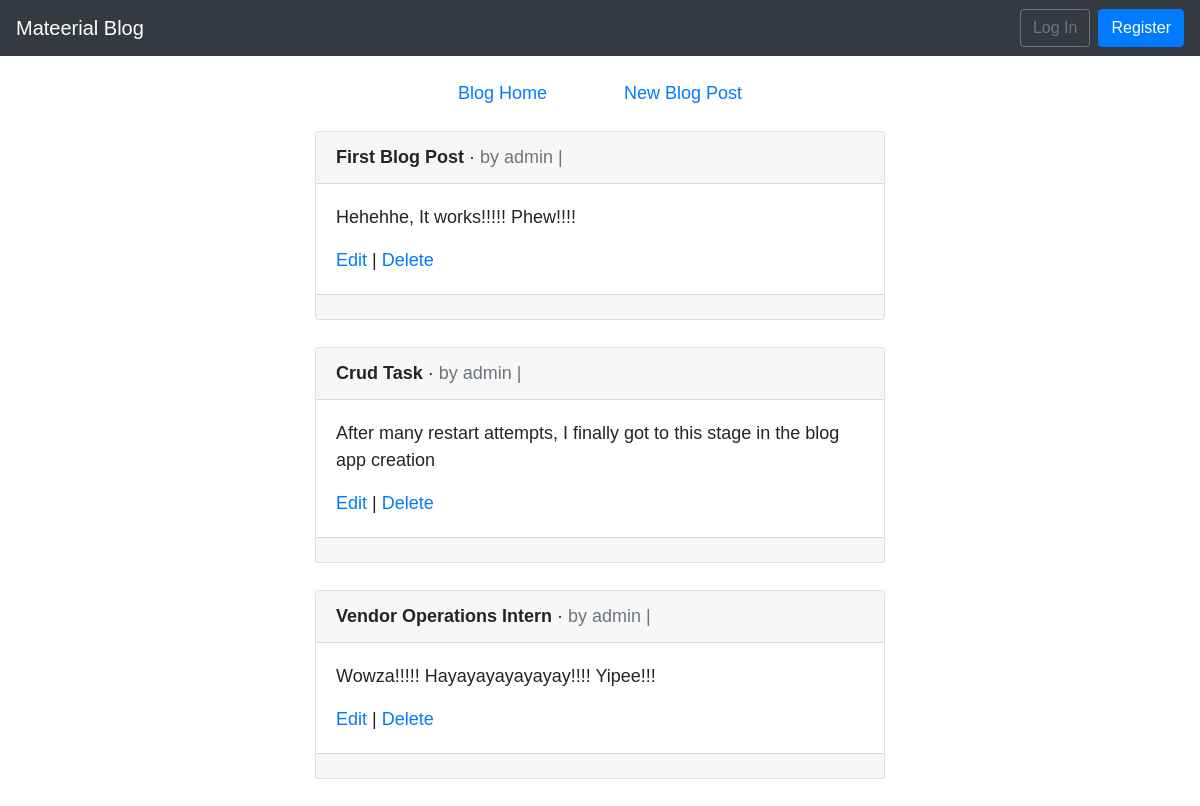
The app's page /, older data.
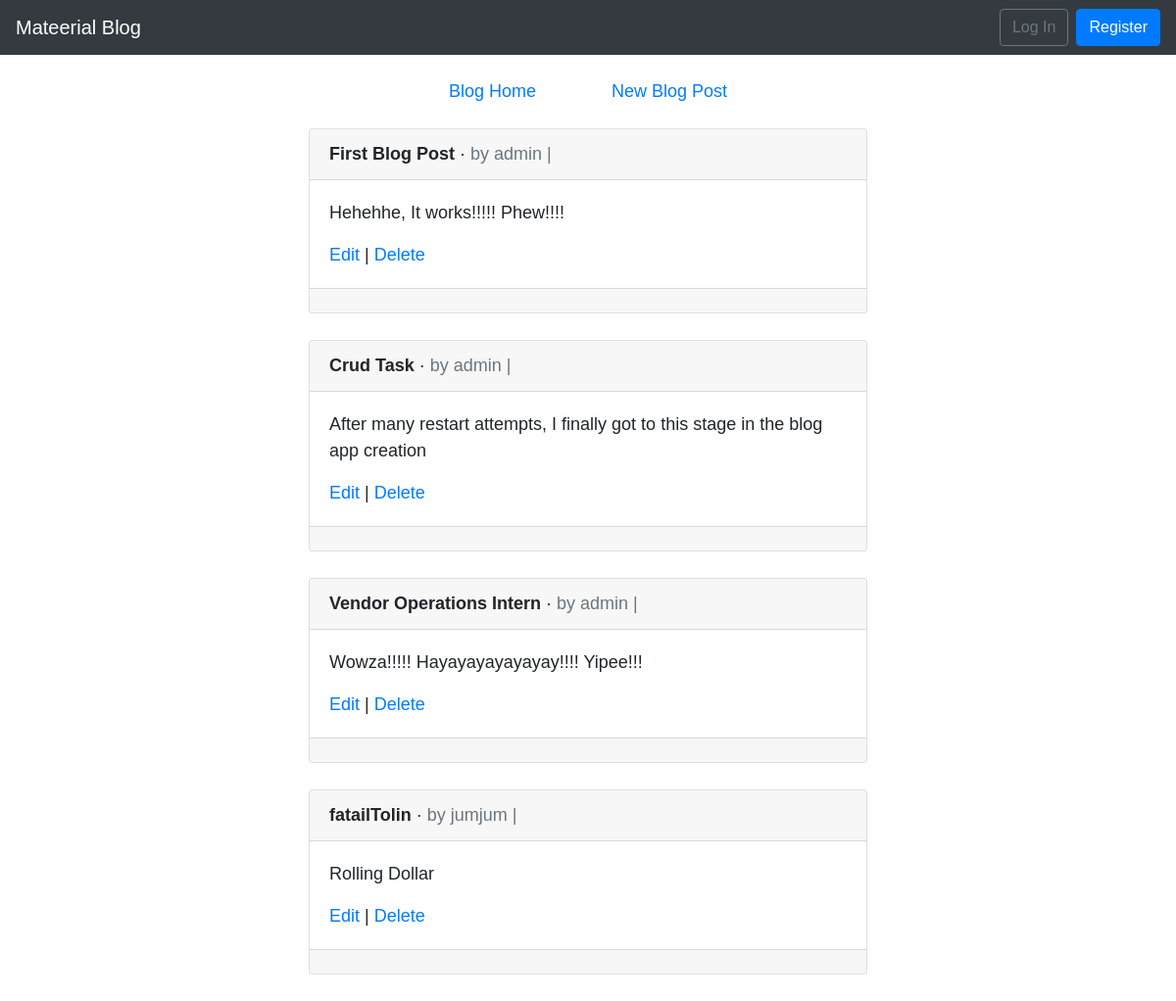
The same page, newer data.
### blog/models.py (models this page shows, shortened)
class Post(models.Model):
    title = models.CharField(max_length=200)
    author = models.ForeignKey('auth.user', on_delete=models.CASCADE)
    body = models.TextField()

### blog/views.py (the view)
# urls.py: path('', BlogListView.as_view(), name='home'),
class BlogListView(ListView):
    model = Post
    template_name = 'home.html'

### templates/home.html (shortened to what this page needs)
{% extends 'base.html' %}
{% block content %}
    {% for post in object_list %}
    <div class="card">
        <div class="card-header">
            <span class="font-weight-bold">{{ post.title }}</span> &middot;
            <span class="text-muted">
                by {{ post.author }} | {{ post.date }}
            </span>
        </div>
        <div class="card-body">
            <p>{{ post.body }} </p>
            <a href="{% url 'post_edit' post.pk %}">Edit</a> |
            <a href="{% url 'post_delete' post.pk %}">Delete</a>
        </div>
        <div class="card-footer">
        </div>
    </div>
    <br />
    {% endfor %}
{% endblock content %}

Row changes from the older to the newer data that the page shows:
added Post: title "fatailTolin", author "jumjum", body "Rolling Dollar"
